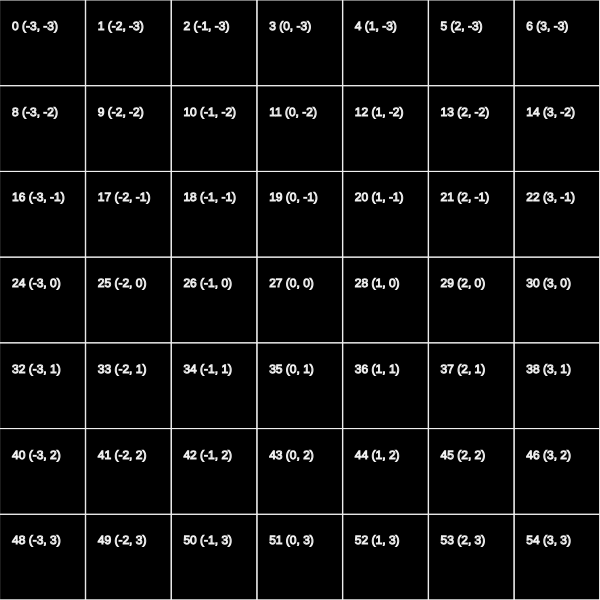
Frame 1 (no input)
Frame 2 (the mouse pressed at the canvas centre, redrawn once): identical to frame 1, image omitted

The p5.js sketch that drew this single still picture (run headless with seeded random() and noise() and a simulated clock; the mouse was pressed at the canvas centre and the sketch redrawn once):

// p5.js sketch
// ── sketch.js
// function Circle(_angle) {
//   let angle = _angle;
//   const r = 300;

//   const increment = () => {
//     angle += 1;
//   };
//   const draw = () => {
//     const x = r * cos(angle);
//     const y = r * sin(angle);
//     console.log(x, y);
//     ellipse(x, y, 10, 10);
//   };

//   return { draw, increment };
// }

// let circ = [];

const gridSize = 7;

function Boxy(_x, _y, _gridX, _gridY, _index) {
  let gridX = _gridX;
  let gridY = _gridY;
  let x = _x;
  let y = _y;
  let index = _index;
	const indexLength = Math.floor(gridSize / 2)

  const draw = () => {
    push();
    translate(x, y);
    text(`${index} (${gridX - indexLength}, ${gridY - indexLength})`, 12, 30);
    rect(0, 0, width / gridSize, height / gridSize);
    pop();
  };

  return { draw };
}
let boxes = [];

function setup() {
  createCanvas(600, 600);

  let idx = 0;
  for (let y = 0; y <= gridSize; y++) {
    for (let x = 0; x <= gridSize; x++) {
      const mapX = map(x, 0, gridSize, 0, width);
      const mapY = map(y, 0, gridSize, 0, height);
      boxes.push(Boxy(mapX, mapY, x, y, idx));
      idx++;
    }
  }
}

function draw() {
  background(0);
  noLoop();
  stroke('#f1f1f1');
  noFill();

  boxes.forEach((box) => box.draw());
}
